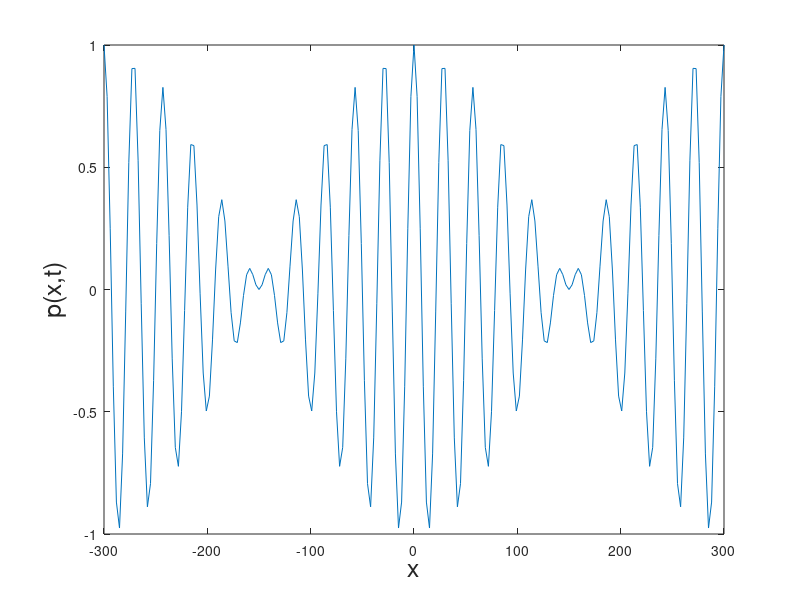

The MATLAB source for this figure:
% Fundamentos de Acústica Submarina

clear all, close all

quadros  = 101;
periodos =  50;
nx       = 201;

v  = 1500.0; % vfase
% Descomentar e executar a animação: 
c  = v; % vgrupo = vfase
%c = 0; % vgrupo = 0
%c = -250; % vgrupo < 0
f1  = 50.0;
w1 = 2.0*pi*f1;
k1 = w1/v; dk = k1/10.0;
k2 = k1 + dk;
dw = c*dk;
w2 = w1 + dw;
f2 = w2/( 2.0*pi );
T1 = 1.0/f1;
T2 = 1.0/f2;

[v,c]

L1 = 2.0*pi/k1;
L2 = 2.0*pi/k2;

tmin = 0.0;
tmax = max([T1,T2])*periodos;

xmax = 10.0*max([L1,L2]);

x = linspace(-xmax,xmax,nx);
t = linspace(tmin,tmax,quadros);

% Animação:

for i = 1:quadros
    p1 = exp( 1i*( k1*x - w1*t(i) ) );
    p2 = exp( 1i*( k2*x - w2*t(i) ) );
    p = 0.5*real( p1 + p2 );
    figure(1)
    plot(x,p)    
    xlabel('x','FontSize',18)
    ylabel('p(x,t)','FontSize',18)
    pause(0.1)
endfor
